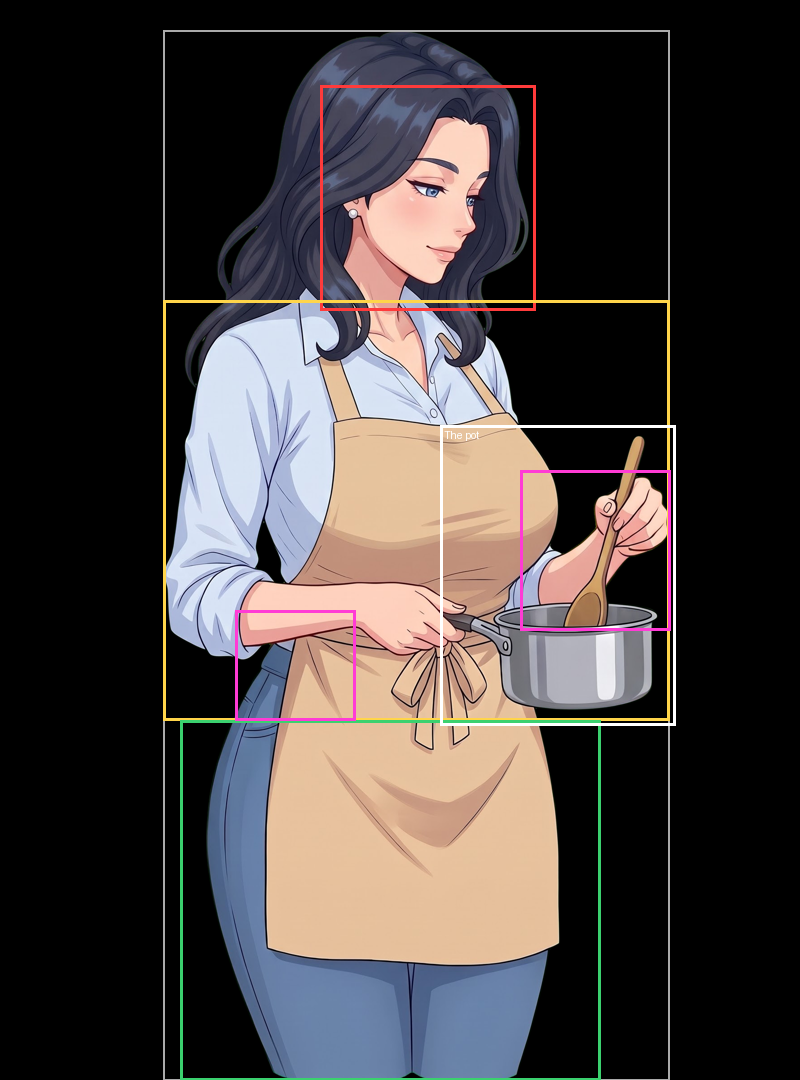
#> input picture tools/regions_kitchen_cooking.png, 800 x 1080 px
$ python -i masar_chars.py   (imports and definitions only)
#> lines starting #> are read from the running program, lines starting #| are printed output that depends on the picture; after the words box and inside, x2 and y2 are one past the last pixel; in counts of white or black regions, pixels touching at a corner belong together
# -*- coding: utf-8 -*-
"""Character library: import a green-screen picture -> transparent PNG + hover glow.

Used by tools/masar_editor.py (tab "Characters").  Pure Pillow (no numpy / OpenCV needed).

Files written, for a picture with id "stand_hips" of character "ana":
    game/chars/ana/stand_hips.png        the cut-out picture (cropped to the body + a small margin)
    game/chars/ana/stand_hips_glow.png   same size: the picture with a soft warm outline around the body
    chars_src/ana/stand_hips.png         your original (kept OUTSIDE game/ so it is not packed into the build;
                                         lets you re-process later with other settings)
Data: game/data/characters.json  (paths are relative to the game/ folder, like "chars/ana/stand_hips.png").

In Ren'Py, the click area of an imagebutton follows the visible body when you add focus_mask True:
    imagebutton idle "chars/ana/stand_hips.png" hover "chars/ana/stand_hips_glow.png" focus_mask True action ...
"""
import os
import re
import shutil
import time

from PIL import Image, ImageChops, ImageFilter

DEFAULTS = {"tol": 50, "shrink": 1, "feather": 1, "spill": 4, "glow_size": 7, "glow_power": 110,
            "glow_color": "#ffeec8", "margin": 48}


def slug(text):
    s = re.sub(r"[^a-z0-9]+", "_", text.strip().lower()).strip("_")
    return s or "item"


# ----------------------------------------------------------------------------------------------- keying
def detect_key(im):
    """Return 'dominance' of the background green, measured from the picture's corners/edges."""
    rgb = im.convert("RGB")
    w, h = rgb.size
    pts = []
    n = max(4, min(w, h) // 40)
    for x0, y0 in ((0, 0), (w - n, 0), (0, h - n), (w - n, h - n)):
        c = rgb.crop((x0, y0, x0 + n, y0 + n)).resize((1, 1), Image.BOX).getpixel((0, 0))
        pts.append(c)
    r = sum(p[0] for p in pts) / 4.0
    g = sum(p[1] for p in pts) / 4.0
    b = sum(p[2] for p in pts) / 4.0
    return (r, g, b), g - max(r, b)


def key_image(im, tol=50, shrink=1, feather=1, spill=4):
    """Green screen -> RGBA.  tol 0..100: higher removes more green (and more of the fringe)."""
    rgb = im.convert("RGB")
    r, g, b = rgb.split()
    _col, dk = detect_key(rgb)
    if dk < 25:                                        # corners are not green: assume the classic key
        dk = 150.0
    t = max(0, min(100, tol)) / 100.0
    lo = dk * (0.60 - 0.50 * t)                        # below lo: fully kept
    hi = dk * (0.90 - 0.50 * t)                        # above hi: fully removed
    span = max(1.0, hi - lo)
    # dominance of green over the other channels (0..255), then a soft ramp to alpha
    dom = ImageChops.subtract(g, ImageChops.lighter(r, b))
    lut = [255 - int(max(0.0, min(1.0, (v - lo) / span)) * 255) for v in range(256)]
    alpha = dom.point(lut)
    if shrink > 0:                                     # eat the last light fringe
        alpha = alpha.filter(ImageFilter.MinFilter(2 * int(shrink) + 1))
    if feather > 0:
        alpha = alpha.filter(ImageFilter.GaussianBlur(feather))
    # remove green spill near the silhouette only (so green clothes elsewhere stay green)
    if spill > 0:
        near = alpha.filter(ImageFilter.MinFilter(2 * int(spill) + 1)).point(lambda v: 255 if v < 250 else 0)
        near = near.filter(ImageFilter.GaussianBlur(1))
        g2 = ImageChops.darker(g, ImageChops.lighter(r, b))
        g = Image.composite(g2, g, near)
    out = Image.merge("RGBA", (r, g, b, alpha))
    return out


# [46 lines left out: functions drop_specks, trim_margin, not called in this run]


def hex_rgb(s):
    s = s.lstrip("#")
    return tuple(int(s[i:i + 2], 16) for i in (0, 2, 4))


# [25 lines left out: functions make_glow, process, not called in this run]


# ----------------------------------------------------------------------------------------------- data + files
def empty_data():
    return {"version": 1, "characters": {}}


# [85 lines left out: functions new_character, unique_image_id, paths_for, write_image, import_file, reprocess and 3 more, not called in this run]


def rename_image(data, cid, iid, label):
    data["characters"][cid]["images"][iid]["label"] = label.strip() or iid


def inventory(data):
    n = sum(len(c["images"]) for c in data["characters"].values())
    return "%d characters, %d pictures" % (len(data["characters"]), n)


# [306 lines left out: functions validate, build_tab, not called in this run]

>>> from PIL import Image
>>> picture = Image.open('regions_kitchen_cooking.png')
#> picture is the input picture: PIL image 800x1080 RGB; mean R, G, B 69.9, 63.2, 62
>>> result = key_image(picture)
#> in key_image, `r, g, b = rgb.split()`:
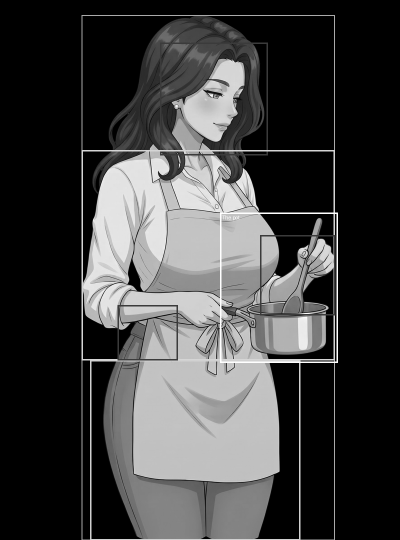
#> g: PIL image 800x1080 L (shown at 1/2 size); min 0, max 255, mean 63.2
#> in key_image, `r, g, b = rgb.split()`:
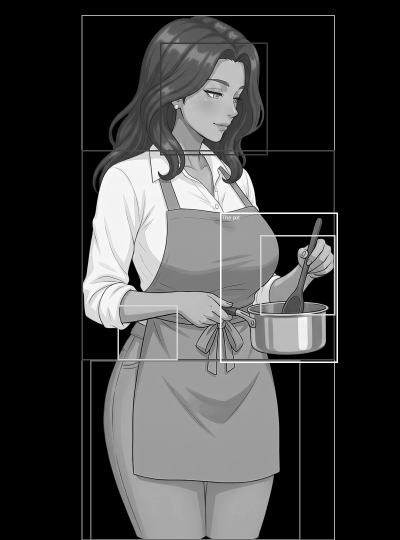
#> b: PIL image 800x1080 L (shown at 1/2 size); min 0, max 255, mean 62
#> after the loop in detect_key, `for x0, y0 in ((0, 0), (w - n, 0), (0, h - n), (w - n, h - n)):`: pts = [(0, 0, 0), (0, 0, 0), (0, 0, 0), (0, 0, 0)]
#> in detect_key, `r = sum(p[0] for p in pts) / 4.0`: r = 0
#> in key_image, `alpha = dom.point(lut)`:
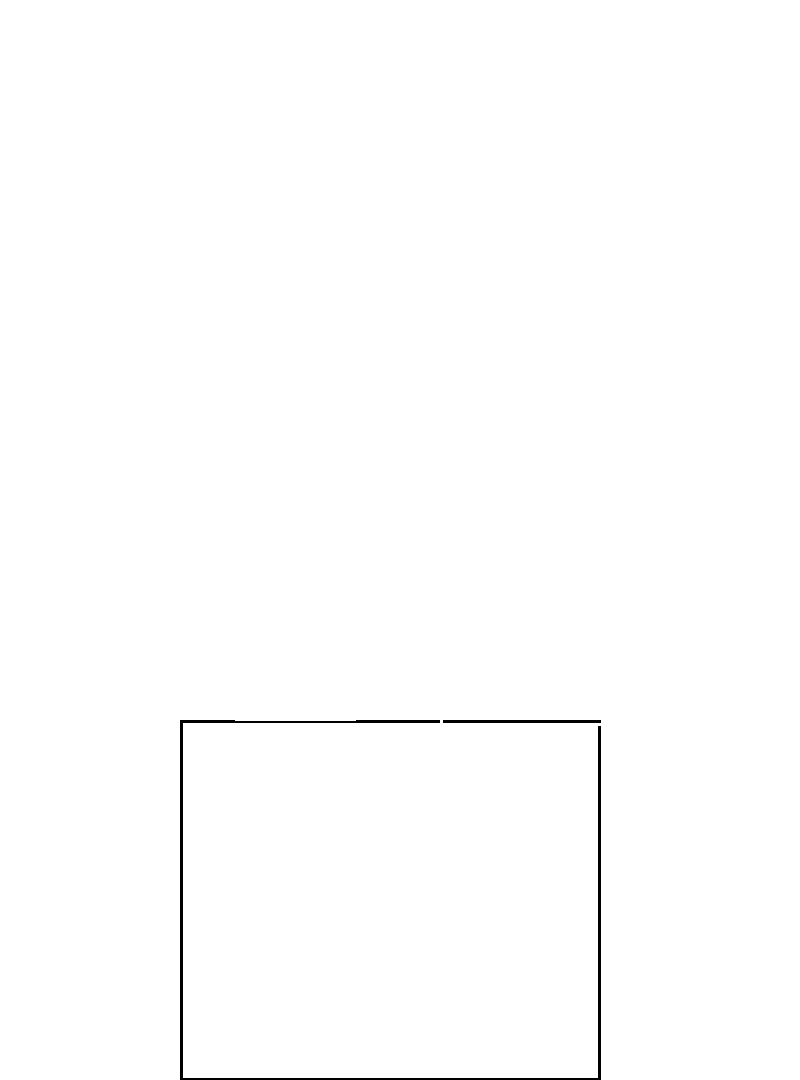
#> alpha: PIL image 800x1080 L; 99.5% white; 2 black regions, box (x1, y1, x2, y2) and area: (180, 720, 601, 1080) 3622, (443, 720, 601, 723) 474
#> in key_image, `near = alpha.filter(ImageFilter.MinFilter(2 * int(spill) + 1)).point(l..`:
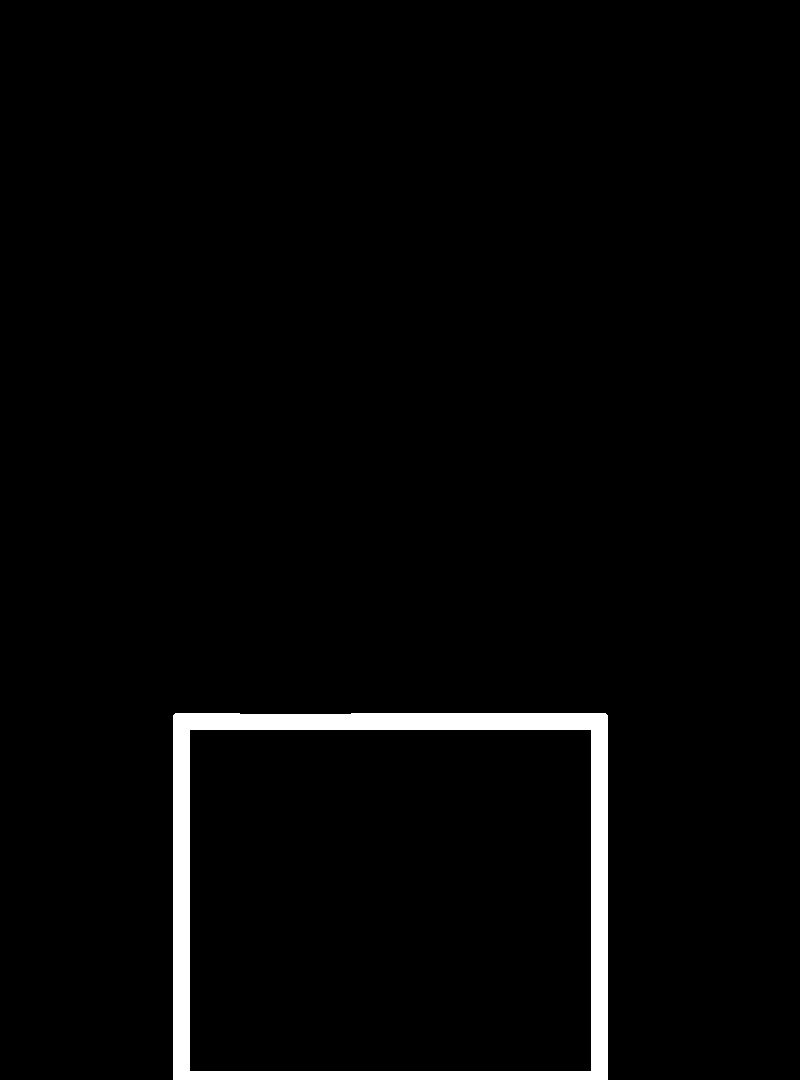
#> near: PIL image 800x1080 L; 2.6% white; 1 white region, box (x1, y1, x2, y2) and area: (173, 713, 608, 1080) 22787
